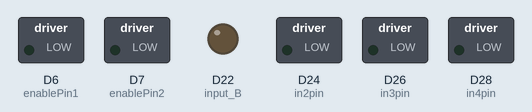
This program was run on a simulated Raspberry Pi (BCM pin numbers). On the bench: switched loads named in the program (green lamp = pin HIGH), output pins drawn as LEDs (lit = HIGH).

Above: at 0.1 s.
At 5.1 s:
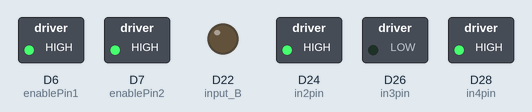
Timing chart, 0 to 6.6 s (numbered marks = the images above):
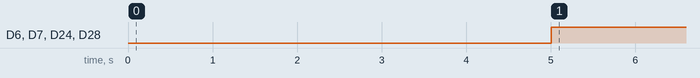

Measured:
- by itself, D6 (enablePin1), D7 (enablePin2), D24 (in2pin), D28 (in4pin): LOW → HIGH at 5.0 s

The program:

BenchOne.py
```python
import RPi.GPIO as GPIO
from pyfirmata import Arduino, ArduinoMega, util
import time

GPIO.setmode(GPIO.BCM)

#def arduino board for onboard comms
board = ArduinoMega('/dev/ttyACM0')

#in1-4 are for the arduino to interface with motor controller
	#these determine direction of current
in1pin = board.get_pin('d:22:o')
in2pin = board.get_pin('d:24:o')
in3pin = board.get_pin('d:26:o')
in4pin = board.get_pin('d:28:o')

#for arduino again, this is PWM to attain speed control
enablePin1 = board.get_pin('d:6:p')
enablePin2 = board.get_pin('d:7:p')

#determines encoder pins
input_A = 17
input_B = 22

input_C = 18
input_D = 23

GPIO.setup(input_A, GPIO.IN, pull_up_down=GPIO.PUD_UP)
GPIO.setup(input_B, GPIO.IN, pull_up_down=GPIO.PUD_UP)

GPIO.setup(input_C, GPIO.IN, pull_up_down=GPIO.PUD_UP)
GPIO.setup(input_D, GPIO.IN, pull_up_down=GPIO.PUD_UP)

old_a = True
old_b = True

old_c = True
old_d = True

cur_L = 0
cur_R = 0
#end of encoder pin defs

#Takes a motor speed from 0-255 and direction of current (0,1) to be output
def setMotor1(speed, direction):
	if direction == 1:
		in1pin.write(1)
		in2pin.write(0)
	elif direction == 0:
		in1pin.write(0)
		in2pin.write(1)
	#elif
		#Kills motors if unintelligible request
		#in1pin.write(0)
		#in2pin.write(0)

	enablePin1.write(speed/255.0)
	#print(speed/255.0)

#Takes a motor speed from 0-255 and direction of current (0,1) to be output
def setMotor2(speed, direction):
	if direction == 1:
		in3pin.write(1)
		in4pin.write(0)
	elif direction == 0:
		in3pin.write(0)
		in4pin.write(1)
	#else
		#Kills motors if unintelligible request
		#in3pin.write(0)
		#in4pin.write(0)

	enablePin2.write(speed/255.0)
	#print(speed/255.0)

# gets the current encoder values from both sides
# values are stored in global 'resultL' and 'resultR'
# raw data saved
def getEncoder():
	global old_a, old_b, old_c, old_d
	global cur_L, cur_R
	resultL = 0
	resultR = 0

	new_a = GPIO.input(input_A)
	new_b = GPIO.input(input_B)
	new_c = GPIO.input(input_C)
	new_d = GPIO.input(input_D)

	if new_a != old_a or new_b != old_b :
		if old_a == 0 and new_a == 1 :
			resultL = (old_b * 2 - 1)
		elif old_b == 0 and new_b == 0:
			resultL = -(old_b * 2 - 1)
	old_a, old_b = new_a, new_b

	if new_c != old_c or new_d != old_d :
		if old_c == 0 and new_c == 1 :
			resultR = (old_d * 2 - 1)
		elif old_d == 0 and new_d == 0:
			resultR = -(old_d * 2 - 1)
	old_c, old_d = new_c, new_d

	if resultL != 0 :
		cur_L = cur_L + resultL

	if resultR != 0 :
		cur_R = cur_R - resultR
		 # result inverted in code to accomodate wiring scheme
	print(str(cur_L) + " " + str(cur_R))
	#time.sleep(0.001)

while True:
	#Robot Periodic Block Begin
	setMotor1(255,0)
	setMotor2(255,0)
	#for i in range(0, 256):
		#setMotor1(i,0)
		#setMotor2(i,0)
		#print('done')
		#getEncoder()
		#time.sleep(0.01)
	#for i in range(0, 256):
		#setMotor1(i,1)
		#setMotor2(i,1)
		#print('done')
		#getEncoder()
		#time.sleep(0.01)
	#Robot Periodic Block End
```
